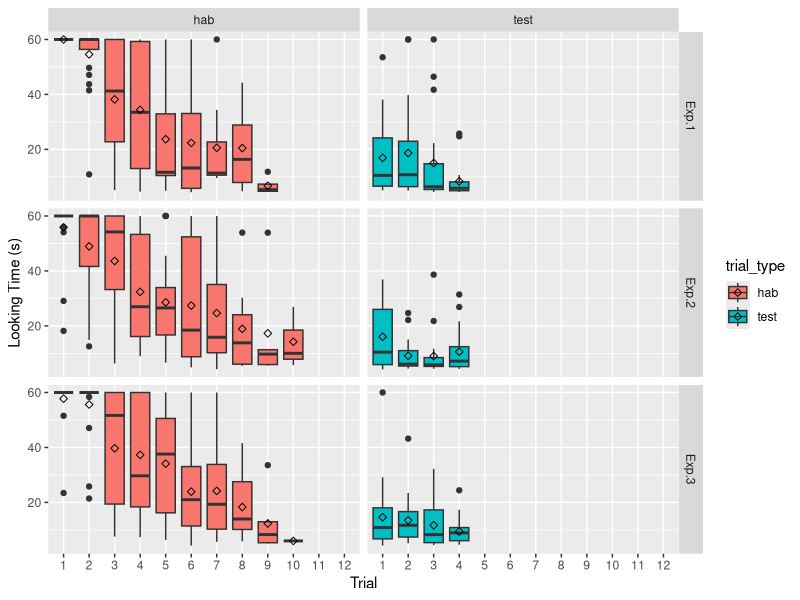
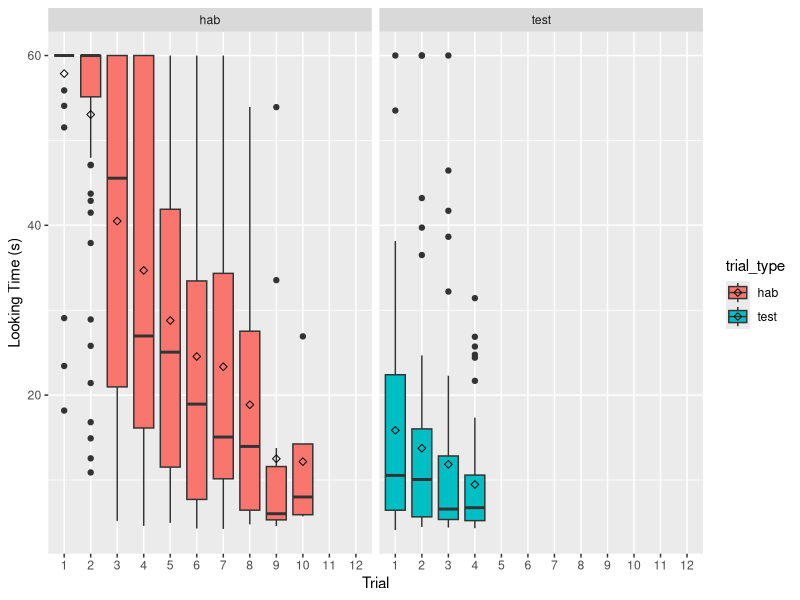
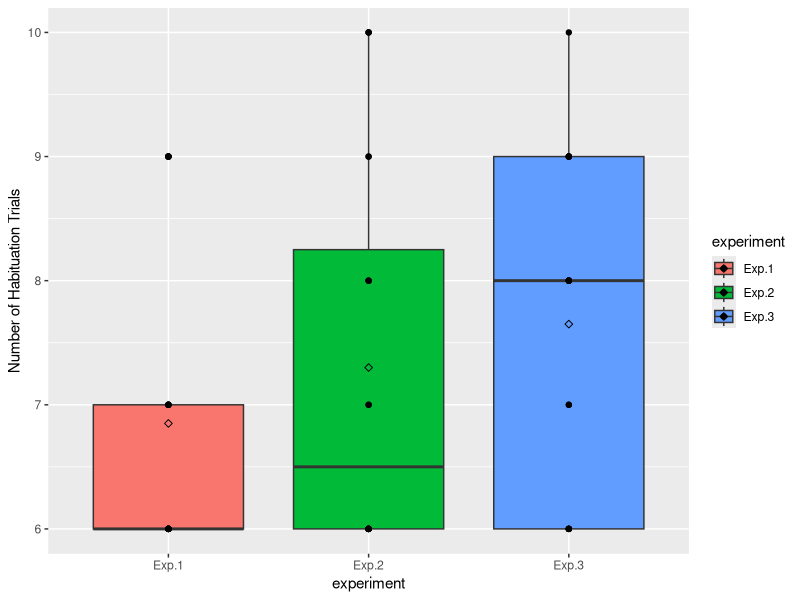
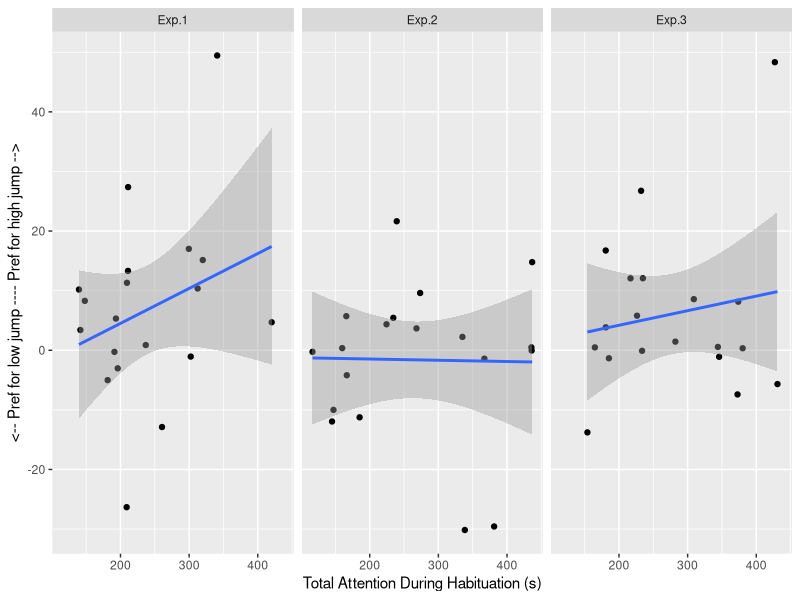
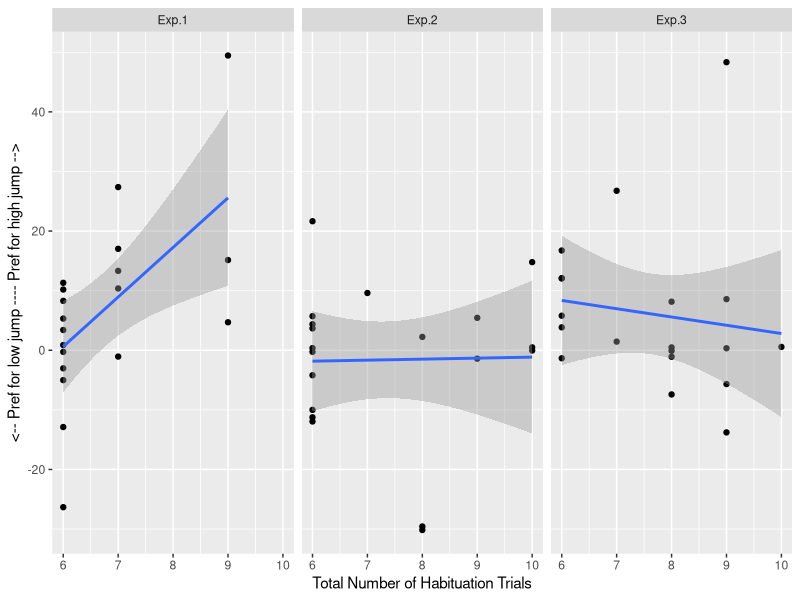
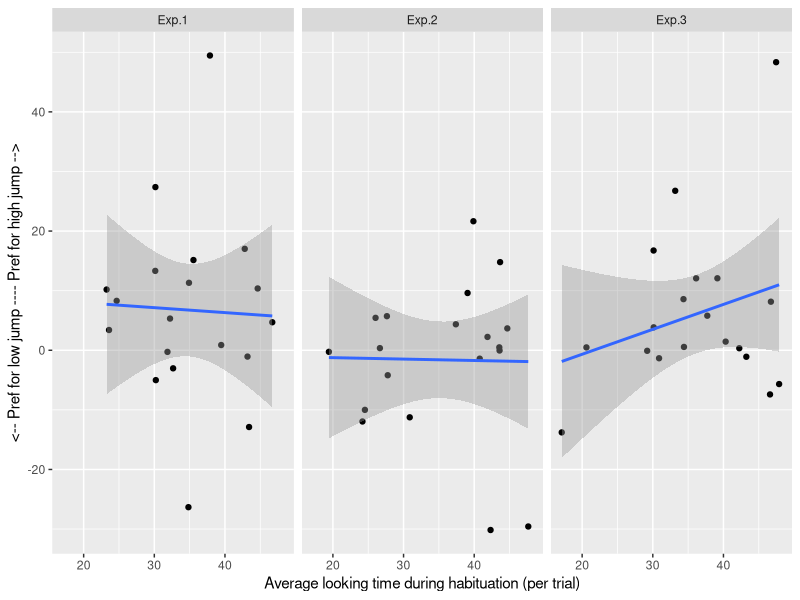
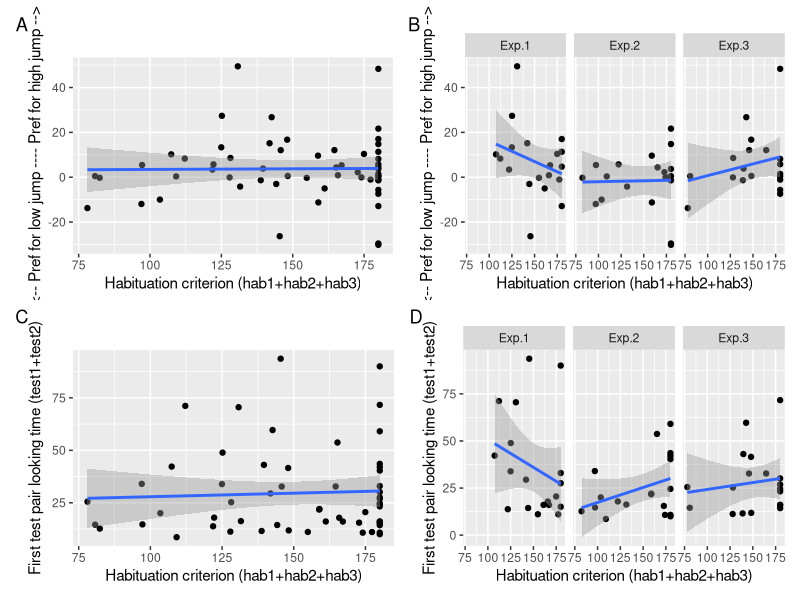
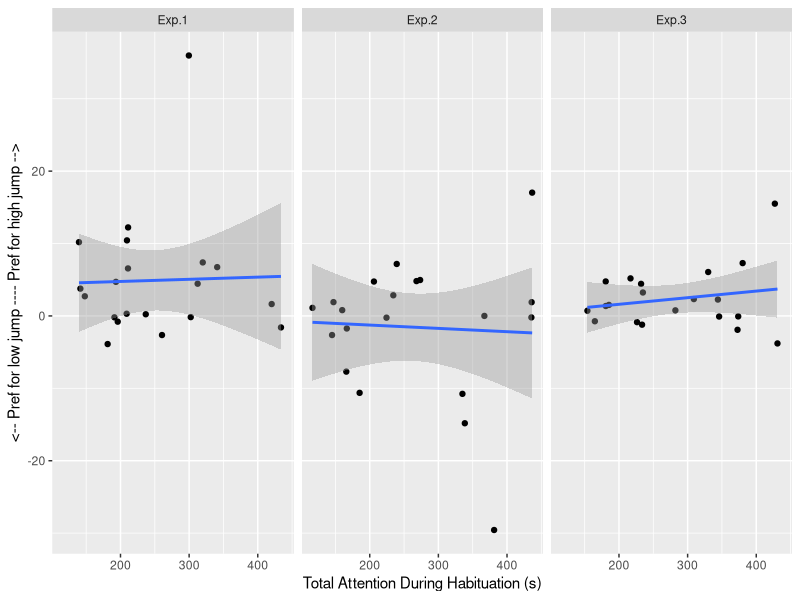

Source code (R) for these figures, in order:
## ---- chunk 1
knitr::opts_chunk$set(echo = TRUE)


# create a function to do this more cleanly
ipak <- function (pkg) {
  new.pkg <- pkg[!(pkg %in% installed.packages()[, "Package"])]
  if (length(new.pkg)) 
    install.packages(new.pkg, dependencies = FALSE)
  sapply(pkg, require, character.only = TRUE)
}

packages <- c("tidyverse", "cowplot", "lme4", "lmerTest", "patchwork")  # package names go here
ipak(packages)
## ---- chunk 2
# import data
setwd("/Users/shariliu/Documents/HarvardLDS/Studies/DOE-lookit/analysis/") # change to your local directory!
doe.wide <- read.csv(file = "doe_data.csv", header = TRUE)
str(doe.wide)
names(doe.wide)

# melt data into long format
doe.long <- doe.wide %>% 
  gather(trial, look, hab1:test4) %>%
  mutate(trial_n = parse_number(trial)) %>%
  mutate(trial_type = str_extract(trial, "[a-z]+"))

doe.long$look <- as.numeric(as.character(doe.long$look))
doe.long$loglook <- log(doe.long$look)

# section data by dependent measure
# doe.rawl <- doe.long
#doe.rawl <- dplyr::filter(doe.rawl, type == "high_avg" | type == "low_avg")
#doe.rawl$type <- factor(doe.rawl$type)
# doe.prop <- dplyr::filter(doe.long, type == "high_prop_avg")
#doe.bp <- dplyr::filter(doe.long, type == "high1" | type == "high2" |type == "high3" | type == "low1" | type == "low2" | type == "low3")
#doe.bp$type <- factor(doe.bp$type)
#doe.bp$loglook <- log(doe.bp$look)

# add test pair info -----------------
# doe.bp$tp <- rep(NA, nrow(doe.bp))
# doe.bp$type.new <- rep(NA, nrow(doe.bp))
# 
# for (i in 1:nrow(doe.bp)) {
#   if (doe.bp$type[i] == "high1") {
#     doe.bp$tp[i] <- "First"
#     doe.bp$type.new[i] <- "High"
#   }
#   else if (doe.bp$type[i] == "low1") {
#     doe.bp$tp[i] <- "First"
#     doe.bp$type.new[i] <- "Low"
#   }
#   else if (doe.bp$type[i] == "high2") {
#     doe.bp$tp[i] <- "Second"
#     doe.bp$type.new[i] <- "High"
#   }
#   else if (doe.bp$type[i] == "low2") {
#     doe.bp$tp[i] <- "Second"
#     doe.bp$type.new[i] <- "Low"
#   }
#   else if (doe.bp$type[i] == "high3") {
#     doe.bp$tp[i] <- "Third"
#     doe.bp$type.new[i] <- "High"
#   }
#   else if (doe.bp$type[i] == "low3") {
#     doe.bp$tp[i] <- "Third"
#     doe.bp$type.new[i] <- "Low"
#   }
# }
# 
# doe.bp$tp <- factor(doe.bp$tp)
# doe.bp$type.new <- factor(doe.bp$type.new)
# levels(doe.rawl$type) <- c("High", "Low")


## Retrieved from : http://www.cookbook-r.com/Graphs/Plotting_means_and_error_bars_(ggplot2)/#error-bars-for-within-subjects-variables
## Gives count, mean, standard deviation, standard error of the mean, and confidence interval (default 95%).
##   data: a data frame.
##   measurevar: the name of a column that contains the variable to be summariezed
##   groupvars: a vector containing names of columns that contain grouping variables
##   na.rm: a boolean that indicates whether to ignore NA's
##   conf.interval: the percent range of the confidence interval (default is 95%)
summarySE <- function(data=NULL, measurevar, groupvars=NULL, na.rm=TRUE,
                      conf.interval=.95, .drop=TRUE) {
  library(plyr)
  
  # New version of length which can handle NA's: if na.rm==T, don't count them
  length2 <- function (x, na.rm=FALSE) {
    if (na.rm) sum(!is.na(x))
    else       length(x)
  }
  
  # This does the summary. For each group's data frame, return a vector with
  # N, mean, and sd
  datac <- ddply(data, groupvars, .drop=.drop,
                 .fun = function(xx, col) {
                   c(N    = length2(xx[[col]], na.rm=na.rm),
                     mean = mean   (xx[[col]], na.rm=na.rm),
                     sd   = sd     (xx[[col]], na.rm=na.rm)
                   )
                 },
                 measurevar
  )
  
  # Rename the "mean" column    
  datac <- plyr::rename(datac, c("mean" = measurevar))
  
  datac$se <- datac$sd / sqrt(datac$N)  # Calculate standard error of the mean
  
  # Confidence interval multiplier for standard error
  # Calculate t-statistic for confidence interval: 
  # e.g., if conf.interval is .95, use .975 (above/below), and use df=N-1
  ciMult <- qt(conf.interval/2 + .5, datac$N-1)
  datac$ci <- datac$se * ciMult
  
  return(datac)
}
## Norms the data within specified groups in a data frame; it normalizes each
## subject (identified by idvar) so that they have the same mean, within each group
## specified by betweenvars.
##   data: a data frame.
##   idvar: the name of a column that identifies each subject (or matched subjects)
##   measurevar: the name of a column that contains the variable to be summariezed
##   betweenvars: a vector containing names of columns that are between-subjects variables
##   na.rm: a boolean that indicates whether to ignore NA's
normDataWithin <- function(data=NULL, idvar, measurevar, betweenvars=NULL,
                           na.rm=TRUE, .drop=TRUE) {
  library(plyr)
  
  # Measure var on left, idvar + between vars on right of formula.
  data.subjMean <- ddply(data, c(idvar, betweenvars), .drop=.drop,
                         .fun = function(xx, col, na.rm) {
                           c(subjMean = mean(xx[,col], na.rm=na.rm))
                         },
                         measurevar,
                         na.rm
  )
  
  # Put the subject means with original data
  data <- merge(data, data.subjMean)
  
  # Get the normalized data in a new column
  measureNormedVar <- paste(measurevar, "_norm", sep="")
  data[,measureNormedVar] <- data[,measurevar] - data[,"subjMean"] +
    mean(data[,measurevar], na.rm=na.rm)
  
  # Remove this subject mean column
  data$subjMean <- NULL
  
  return(data)
}

## Summarizes data, handling within-subjects variables by removing inter-subject variability.
## It will still work if there are no within-S variables.
## Gives count, un-normed mean, normed mean (with same between-group mean),
##   standard deviation, standard error of the mean, and confidence interval.
## If there are within-subject variables, calculate adjusted values using method from Morey (2008).
##   data: a data frame.
##   measurevar: the name of a column that contains the variable to be summariezed
##   betweenvars: a vector containing names of columns that are between-subjects variables
##   withinvars: a vector containing names of columns that are within-subjects variables
##   idvar: the name of a column that identifies each subject (or matched subjects)
##   na.rm: a boolean that indicates whether to ignore NA's
##   conf.interval: the percent range of the confidence interval (default is 95%)
summarySEwithin <- function(data=NULL, measurevar, betweenvars=NULL, withinvars=NULL,
                            idvar=NULL, na.rm=TRUE, conf.interval=.95, .drop=TRUE) {
  
  # Ensure that the betweenvars and withinvars are factors
  factorvars <- vapply(data[, c(betweenvars, withinvars), drop=FALSE],
                       FUN=is.factor, FUN.VALUE=logical(1))
  
  if (!all(factorvars)) {
    nonfactorvars <- names(factorvars)[!factorvars]
    message("Automatically converting the following non-factors to factors: ",
            paste(nonfactorvars, collapse = ", "))
    data[nonfactorvars] <- lapply(data[nonfactorvars], factor)
  }
  
  # Get the means from the un-normed data
  datac <- summarySE(data, measurevar, groupvars=c(betweenvars, withinvars),
                     na.rm=na.rm, conf.interval=conf.interval, .drop=.drop)
  
  # Drop all the unused columns (these will be calculated with normed data)
  datac$sd <- NULL
  datac$se <- NULL
  datac$ci <- NULL
  
  # Norm each subject's data
  ndata <- normDataWithin(data, idvar, measurevar, betweenvars, na.rm, .drop=.drop)
  
  # This is the name of the new column
  measurevar_n <- paste(measurevar, "_norm", sep="")
  
  # Collapse the normed data - now we can treat between and within vars the same
  ndatac <- summarySE(ndata, measurevar_n, groupvars=c(betweenvars, withinvars),
                      na.rm=na.rm, conf.interval=conf.interval, .drop=.drop)
  
  # Apply correction from Morey (2008) to the standard error and confidence interval
  #  Get the product of the number of conditions of within-S variables
  nWithinGroups    <- prod(vapply(ndatac[,withinvars, drop=FALSE], FUN=nlevels,
                                  FUN.VALUE=numeric(1)))
  correctionFactor <- sqrt( nWithinGroups / (nWithinGroups-1) )
  
  # Apply the correction factor
  ndatac$sd <- ndatac$sd * correctionFactor
  ndatac$se <- ndatac$se * correctionFactor
  ndatac$ci <- ndatac$ci * correctionFactor
  
  # Combine the un-normed means with the normed results
  merge(datac, ndatac)
}

## get within-subjects CIs for plotting
# summary.avg <- summarySEwithin(data = doe.rawl, measurevar = "look", betweenvars = c("experiment"), withinvars = "type", idvar = "subj")

doe.wide$test1 <- as.numeric(as.character(doe.wide$test1))
doe.wide$test2 <- as.numeric(as.character(doe.wide$test2))
doe.wide$test3 <- as.numeric(as.character(doe.wide$test4))
doe.wide$test4 <- as.numeric(as.character(doe.wide$test4))

doe.wide$high1 <- as.numeric(as.character(doe.wide$high1))
doe.wide$high2 <- as.numeric(as.character(doe.wide$high2))
doe.wide$high3 <- as.numeric(as.character(doe.wide$high3))
doe.wide$low1 <- as.numeric(as.character(doe.wide$low1))
doe.wide$low2 <- as.numeric(as.character(doe.wide$low2))
doe.wide$low3 <- as.numeric(as.character(doe.wide$low3))

## ---- chunk 3
habplot1 <- ggplot(data = doe.long, aes(as.factor(trial_n), look, fill=trial_type))
habplot1 + geom_boxplot() +
  stat_summary(fun.y=mean,geom="point",shape=5)+
  stat_summary(fun.data =mean_cl_boot, geom="errorbar",width=0.1)+
  facet_grid(experiment~trial_type)+
  ylab("Looking Time (s)")+
  xlab("Trial")

habplot1 + geom_boxplot() +
  stat_summary(fun.y=mean,geom="point",shape=5)+
  stat_summary(fun.data =mean_cl_boot, geom="errorbar",width=0.1)+
  facet_wrap(~trial_type)+
  ylab("Looking Time (s)")+
  xlab("Trial")

doe.wide$high1 <- as.numeric(as.character(doe.wide$high1))
doe.wide$low1 <- as.numeric(as.character(doe.wide$low1))

habplot5 <- ggplot(data=doe.wide, aes(experiment, n_hab, fill=experiment))
habplot5 + 
  geom_boxplot() + 
  geom_point() +
  stat_summary(fun.data =mean_cl_boot, geom="errorbar",width=0.1)+
  stat_summary(fun.y=mean,geom="point",shape=5)+
  ylab("Number of Habituation Trials")
## ---- chunk 4

habplot2 <- ggplot(data=doe.wide, aes(total_hab, high1-low1))
habplot2 + geom_point() +
  facet_wrap(~experiment)+
  geom_smooth(method = "lm")+
  ylab("<-- Pref for low jump ---- Pref for high jump -->")+
  xlab("Total Attention During Habituation (s)")

habplot3 <- ggplot(data=doe.wide, aes(n_hab, high1-low1))
habplot3 + geom_point() +
  facet_wrap(~experiment)+
  geom_smooth(method = "lm")+
  ylab("<-- Pref for low jump ---- Pref for high jump -->")+
  xlab("Total Number of Habituation Trials")

habplot4 <- ggplot(data=doe.wide, aes(avg_hab, high1-low1))
habplot4 + geom_point() +
  facet_wrap(~experiment)+
  geom_smooth(method = "lm")+
  ylab("<-- Pref for low jump ---- Pref for high jump -->")+
  xlab("Average looking time during habituation (per trial)")

habplot6 <- ggplot(data=doe.wide, aes(sumhab123, high1-low1))+
  geom_point() +
  facet_wrap(~experiment)+
  geom_smooth(method = "lm")+
  ylab("<-- Pref for low jump ---- Pref for high jump -->")+
  xlab("Habituation criterion (hab1+hab2+hab3)")

habplot7 <- ggplot(data=doe.wide, aes(sumhab123, high1-low1))+
  geom_point() +
  # facet_wrap(~experiment)+
  geom_smooth(method = "lm")+
  ylab("<-- Pref for low jump ---- Pref for high jump -->")+
  xlab("Habituation criterion (hab1+hab2+hab3)")

## ---- chunk 5
habplot8 <- ggplot(data=doe.wide, aes(sumhab123, test1+test2))+
  geom_point() +
  # facet_wrap(~experiment)+
  geom_smooth(method="lm")+
  ylab("First test pair looking time (test1+test2)")+
  xlab("Habituation criterion (hab1+hab2+hab3)")
## ---- chunk 6
habplot9 <- ggplot(data=doe.wide, aes(sumhab123, test1+test2))+
  geom_point() +
  facet_wrap(~experiment)+
  geom_smooth(method="lm")+
  ylab("First test pair looking time (test1+test2)")+
  xlab("Habituation criterion (hab1+hab2+hab3)")
## ---- chunk 7
(habplot7 | habplot6) / (habplot8 | habplot9) + plot_annotation(tag_levels = 'A')

## ---- chunk 8

habplot6 <- ggplot(data=doe.wide, aes(total_hab, high_avg-low_avg))
habplot6 + geom_point() +
  facet_wrap(~experiment)+
  geom_smooth(method = "lm")+
  ylab("<-- Pref for low jump ---- Pref for high jump -->")+
  xlab("Total Attention During Habituation (s)")

habplot7 <- ggplot(data=doe.wide, aes(n_hab, high_avg-low_avg))
habplot7 + geom_point() +
  facet_wrap(~experiment)+
  geom_smooth(method = "lm")+
  ylab("<-- Pref for low jump ---- Pref for high jump -->")+
  xlab("Total Number of Habituation Trials")

habplot8 <- ggplot(data=doe.wide, aes(avg_hab, high_avg-low_avg))
habplot8 + geom_point() +
  facet_wrap(~experiment)+
  geom_smooth(method = "lm")+
  ylab("<-- Pref for low jump ---- Pref for high jump -->")+
  xlab("Average looking time during habituation (per trial)")
## ---- chunk 9

doe.wide %>%
  mutate(testsum = test1+test2+test3+test4) %>%
  ggplot(aes(total_hab,testsum))+
  geom_point() +
  geom_smooth(method="lm")+
  facet_wrap(~experiment)+
  ylab("Total Looking Time During Test")+
  xlab("Total Looking Time During Hab")

doe.wide %>%
  mutate(testsum = test1+test2+test3+test4) %>%
  ggplot(aes(total_hab,testsum))+
  geom_point() +
  geom_smooth(method="lm")+
  # facet_wrap(~experiment)+
  ylab("Total Looking Time During Test")+
  xlab("Total Looking Time During Hab")
## ---- chunk 10

## ---- chunk 11
doe.cutoffs <- doe.wide %>% 
  mutate(high1.30 = case_when(high1 >= 30 ~ 30,
                              high1 < 30 ~ high1),
         high2.30 = case_when(high2 >= 30 ~ 30,
                              high2 < 30 ~ high2),
         high3.30 = case_when(high3 >= 30 ~ 30,
                              high3 < 30 ~ high3),
         low1.30 = case_when(low1 >= 30 ~ 30,
                              low1 < 30 ~ low1),
         low2.30 = case_when(low2 >= 30 ~ 30,
                              low2 < 30 ~ low2),
         low3.30 = case_when(low3 >= 30 ~ 30,
                              low3 < 30 ~ low3)) %>%
  mutate(high.avg.30 = (high1.30+high2.30+high3.30)/3) %>%
  mutate(low.avg.30 = (low1.30+low2.30+low3.30)/3) %>%
  
  mutate(high1.45 = case_when(high1 >= 45 ~ 45,
                            high1 < 45 ~ high1),
       high2.45 = case_when(high2 >= 45 ~ 45,
                            high2 < 45 ~ high2),
       high3.45 = case_when(high3 >= 45 ~ 45,
                            high3 < 45 ~ high3),
       low1.45 = case_when(low1 >= 45 ~ 45,
                            low1 < 45 ~ low1),
       low2.45 = case_when(low2 >= 45 ~ 45,
                            low2 < 45 ~ low2),
       low3.45 = case_when(low3 >= 45 ~ 45,
                            low3 < 45 ~ low3)) %>%
  mutate(high.avg.45 = (high1.45+high2.45+high3.45)/3) %>%
  mutate(low.avg.45 = (low1.45+low2.45+low3.45)/3) %>%
  mutate(high.avg.60 = high_avg) %>%
  mutate(low.avg.60 = low_avg) %>%
  gather(trial, look, high.avg.30:low.avg.60)%>%
  separate(trial, into=c("trialtype", NA, "cutoff")) %>%
  mutate(loglook = log(look))
## ---- chunk 12
cutoffplot1 <- doe.cutoffs %>% filter(!is.na(cutoff)) %>% ggplot(aes(trialtype, look, fill=trialtype)) +
  geom_boxplot()+
  geom_point()+
  stat_summary(fun.y="mean",geom="point", color="white")+
  stat_summary(fun.data="mean_se",geom="errorbar", width=0.1, color="black")+
  facet_grid(experiment~cutoff)+
  theme(axis.text.x = element_text(angle = 90, hjust = 1), legend.position = "none")

cutoffplot2 <- doe.cutoffs %>% filter(is.na(cutoff)) %>% ggplot(aes(trialtype, look, fill=trialtype)) +
  geom_boxplot()+
  geom_point()+
  stat_summary(fun.y="mean",geom="point", color="white")+
  stat_summary(fun.data="mean_se",geom="errorbar", width=0.1, color="black")+
  facet_grid(experiment~cutoff)+
  theme(axis.text.x = element_text(angle = 90, hjust = 1))

(cutoffplot1 | cutoffplot2) + plot_annotation(tag_levels = 'A')
## ---- chunk 13
summary(lmer(loglook ~ trialtype + (1|subj), data=doe.cutoffs %>% filter(cutoff==30, experiment=="Exp.1")))

summary(lmer(loglook ~ trialtype + (1|subj), data=doe.cutoffs %>% filter(cutoff==45, experiment=="Exp.1")))

summary(lmer(loglook ~ trialtype + (1|subj), data=doe.cutoffs %>% filter(cutoff==30, experiment=="Exp.3")))

summary(lmer(loglook ~ trialtype + (1|subj), data=doe.cutoffs %>% filter(cutoff==45, experiment=="Exp.3")))
